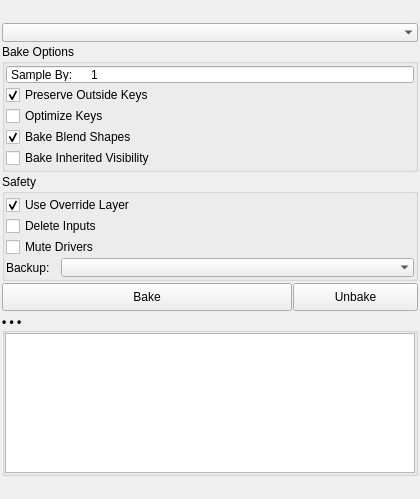
<?xml version="1.0" encoding="UTF-8"?>
<ui version="4.0">
 <class>smart_bake</class>
 <widget class="QMainWindow" name="smart_bake">
  <property name="geometry">
   <rect>
    <x>0</x>
    <y>0</y>
    <width>420</width>
    <height>460</height>
   </rect>
  </property>
  <widget class="QWidget" name="centralwidget">
   <property name="minimumSize">
    <size>
     <width>420</width>
     <height>0</height>
    </size>
   </property>
   <layout class="QVBoxLayout" name="verticalLayout">
    <property name="spacing">
     <number>2</number>
    </property>
    <property name="leftMargin">
     <number>2</number>
    </property>
    <property name="topMargin">
     <number>2</number>
    </property>
    <property name="rightMargin">
     <number>2</number>
    </property>
    <property name="bottomMargin">
     <number>2</number>
    </property>
    <item>
     <widget class="Header" name="header" native="true">
      <property name="minimumSize">
       <size>
        <width>0</width>
        <height>19</height>
       </size>
      </property>
      <property name="maximumSize">
       <size>
        <width>16777215</width>
        <height>19</height>
       </size>
      </property>
      <property name="font">
       <font>
        <weight>75</weight>
        <bold>true</bold>
       </font>
      </property>
      <property name="text" stdset="0">
       <string>SMART BAKE</string>
      </property>
     </widget>
    </item>
    <item>
     <widget class="ComboBox" name="cmb_scope">
      <property name="minimumSize">
       <size>
        <width>0</width>
        <height>19</height>
       </size>
      </property>
      <property name="maximumSize">
       <size>
        <width>16777215</width>
        <height>19</height>
       </size>
      </property>
      <property name="toolTip">
       <string>&lt;html&gt;&lt;head/&gt;&lt;body&gt;&lt;p&gt;&lt;b&gt;Scope&lt;/b&gt; — which objects Smart Bake analyzes.&lt;/p&gt;&lt;p&gt;&lt;b&gt;Auto (Whole Scene)&lt;/b&gt; (default) — scans every transform/joint in the scene and bakes only the ones actually driven by a constraint, SDK, expression, IK, or motion path.&lt;/p&gt;&lt;p&gt;&lt;b&gt;Selected&lt;/b&gt; — restricts the scan to the current selection.&lt;/p&gt;&lt;/body&gt;&lt;/html&gt;</string>
      </property>
      <property name="frame">
       <bool>false</bool>
      </property>
     </widget>
    </item>
    <item>
     <widget class="QGroupBox" name="options_group">
      <property name="title">
       <string>Bake Options</string>
      </property>
      <layout class="QVBoxLayout" name="optionsLayout">
       <property name="spacing">
        <number>1</number>
       </property>
       <property name="leftMargin">
        <number>1</number>
       </property>
       <property name="topMargin">
        <number>1</number>
       </property>
       <property name="rightMargin">
        <number>1</number>
       </property>
       <property name="bottomMargin">
        <number>1</number>
       </property>
       <item>
        <widget class="SpinBox" name="spn_sample_by">
         <property name="minimumSize">
          <size>
           <width>0</width>
           <height>19</height>
          </size>
         </property>
         <property name="maximumSize">
          <size>
           <width>16777215</width>
           <height>19</height>
          </size>
         </property>
         <property name="toolTip">
          <string>Keyframe sample interval. 1 = a key every frame.</string>
         </property>
         <property name="buttonSymbols">
          <enum>QAbstractSpinBox::NoButtons</enum>
         </property>
         <property name="prefix">
          <string>Sample By:	</string>
         </property>
         <property name="minimum">
          <number>1</number>
         </property>
         <property name="maximum">
          <number>100</number>
         </property>
         <property name="value">
          <number>1</number>
         </property>
        </widget>
       </item>
       <item>
        <widget class="QCheckBox" name="chk_preserve_outside">
         <property name="toolTip">
          <string>Keep existing keys outside the detected bake range.</string>
         </property>
         <property name="text">
          <string>Preserve Outside Keys</string>
         </property>
         <property name="checked">
          <bool>true</bool>
         </property>
        </widget>
       </item>
       <item>
        <widget class="QCheckBox" name="chk_optimize">
         <property name="toolTip">
          <string>Run optimize_keys on baked objects to remove static curves and redundant flat keys.</string>
         </property>
         <property name="text">
          <string>Optimize Keys</string>
         </property>
        </widget>
       </item>
       <item>
        <widget class="QCheckBox" name="chk_bake_blendshapes">
         <property name="toolTip">
          <string>Analyze and bake driven blend shape weights.
Required for Unity if blend shapes are driven by SDKs/expressions.</string>
         </property>
         <property name="text">
          <string>Bake Blend Shapes</string>
         </property>
         <property name="checked">
          <bool>true</bool>
         </property>
        </widget>
       </item>
       <item>
        <widget class="QCheckBox" name="chk_inherited_vis">
         <property name="toolTip">
          <string>Walk ancestor transforms to detect inherited .visibility animation
and bake it onto child mesh transforms. Required for FBX/Unity when
parent nodes toggle visibility that child geo inherits at runtime.</string>
         </property>
         <property name="text">
          <string>Bake Inherited Visibility</string>
         </property>
        </widget>
       </item>
      </layout>
     </widget>
    </item>
    <item>
     <widget class="QGroupBox" name="safety_group">
      <property name="title">
       <string>Safety</string>
      </property>
      <layout class="QVBoxLayout" name="safetyLayout">
       <property name="spacing">
        <number>1</number>
       </property>
       <property name="leftMargin">
        <number>1</number>
       </property>
       <property name="topMargin">
        <number>1</number>
       </property>
       <property name="rightMargin">
        <number>1</number>
       </property>
       <property name="bottomMargin">
        <number>1</number>
       </property>
       <item>
        <widget class="QCheckBox" name="chk_override_layer">
         <property name="toolTip">
          <string>Bake to a new override animation layer instead of the base layer (nondestructive).
Original drivers remain connected but are overridden by the baked layer.
Unchecked bakes to the base layer, converting SDK curves and disconnecting
drivers — still recoverable via Unbake, unless Delete Inputs is also checked.</string>
         </property>
         <property name="text">
          <string>Use Override Layer</string>
         </property>
         <property name="checked">
          <bool>true</bool>
         </property>
        </widget>
       </item>
       <item>
        <widget class="QCheckBox" name="chk_delete_inputs">
         <property name="toolTip">
          <string>Delete constraint/expression nodes after baking.
Ignored when Use Override Layer is checked. Permanently removes driver
nodes — not reversible by Unbake; a scene backup is saved automatically.</string>
         </property>
         <property name="text">
          <string>Delete Inputs</string>
         </property>
        </widget>
       </item>
       <item>
        <widget class="QCheckBox" name="chk_mute_drivers">
         <property name="toolTip">
          <string>Mute driver nodes after baking instead of deleting them.
Useful with Use Override Layer to keep drivers recoverable.</string>
         </property>
         <property name="text">
          <string>Mute Drivers</string>
         </property>
        </widget>
       </item>
       <item>
        <layout class="QHBoxLayout" name="horizontalLayout">
         <property name="spacing">
          <number>0</number>
         </property>
         <item>
          <widget class="QLabel" name="label">
           <property name="minimumSize">
            <size>
             <width>55</width>
             <height>19</height>
            </size>
           </property>
           <property name="maximumSize">
            <size>
             <width>55</width>
             <height>19</height>
            </size>
           </property>
           <property name="text">
            <string>Backup:</string>
           </property>
          </widget>
         </item>
         <item>
          <widget class="ComboBox" name="cmb_backup">
           <property name="minimumSize">
            <size>
             <width>0</width>
             <height>19</height>
            </size>
           </property>
           <property name="maximumSize">
            <size>
             <width>16777215</width>
             <height>19</height>
            </size>
           </property>
           <property name="toolTip">
            <string>&lt;html&gt;&lt;head/&gt;&lt;body&gt;&lt;p&gt;&lt;b&gt;Backup&lt;/b&gt; — scene backup before baking.&lt;/p&gt;&lt;p&gt;&lt;b&gt;Auto&lt;/b&gt; (default) — only before a Delete Inputs bake (the one non-restorable case).&lt;/p&gt;&lt;p&gt;&lt;b&gt;Always&lt;/b&gt; — save a backup before every bake.&lt;/p&gt;&lt;p&gt;&lt;b&gt;Never&lt;/b&gt; — skip the backup entirely.&lt;/p&gt;&lt;/body&gt;&lt;/html&gt;</string>
           </property>
           <property name="frame">
            <bool>false</bool>
           </property>
          </widget>
         </item>
        </layout>
       </item>
      </layout>
     </widget>
    </item>
    <item>
     <layout class="QHBoxLayout" name="actionLayout">
      <property name="spacing">
       <number>1</number>
      </property>
      <item>
       <widget class="PushButton" name="b000">
        <property name="minimumSize">
         <size>
          <width>0</width>
          <height>28</height>
         </size>
        </property>
        <property name="maximumSize">
         <size>
          <width>16777215</width>
          <height>28</height>
         </size>
        </property>
        <property name="toolTip">
         <string>Analyze the scene and bake driven channels per the options above.</string>
        </property>
        <property name="text">
         <string>Bake</string>
        </property>
       </widget>
      </item>
      <item>
       <widget class="PushButton" name="b001">
        <property name="minimumSize">
         <size>
          <width>0</width>
          <height>28</height>
         </size>
        </property>
        <property name="maximumSize">
         <size>
          <width>125</width>
          <height>28</height>
         </size>
        </property>
        <property name="toolTip">
         <string>Reverse the most recent bake — deletes the override layer, unmutes
drivers, re-enables IK, and restores visibility. Works even after
saving and reopening the scene.</string>
        </property>
        <property name="text">
         <string>Unbake</string>
        </property>
       </widget>
      </item>
     </layout>
    </item>
    <item>
     <widget class="CollapsableGroup" name="output_grp">
      <property name="font">
       <font>
        <weight>75</weight>
        <bold>true</bold>
       </font>
      </property>
      <property name="title">
       <string>• • •</string>
      </property>
      <property name="alignment">
       <set>Qt::AlignLeading|Qt::AlignLeft|Qt::AlignVCenter</set>
      </property>
      <layout class="QVBoxLayout" name="outputLayout">
       <property name="spacing">
        <number>1</number>
       </property>
       <property name="leftMargin">
        <number>0</number>
       </property>
       <property name="topMargin">
        <number>0</number>
       </property>
       <property name="rightMargin">
        <number>0</number>
       </property>
       <property name="bottomMargin">
        <number>0</number>
       </property>
       <item>
        <widget class="QTextBrowser" name="txt000">
         <property name="minimumSize">
          <size>
           <width>0</width>
           <height>140</height>
          </size>
         </property>
         <property name="verticalScrollBarPolicy">
          <enum>Qt::ScrollBarAlwaysOff</enum>
         </property>
         <property name="sizeAdjustPolicy">
          <enum>QAbstractScrollArea::AdjustIgnored</enum>
         </property>
         <property name="openExternalLinks">
          <bool>false</bool>
         </property>
         <property name="openLinks">
          <bool>false</bool>
         </property>
        </widget>
       </item>
      </layout>
     </widget>
    </item>
    <item>
     <spacer name="verticalSpacer">
      <property name="orientation">
       <enum>Qt::Vertical</enum>
      </property>
      <property name="sizeHint" stdset="0">
       <size>
        <width>20</width>
        <height>10</height>
       </size>
      </property>
     </spacer>
    </item>
    <item>
     <widget class="Footer" name="footer" native="true">
      <property name="minimumSize">
       <size>
        <width>0</width>
        <height>19</height>
       </size>
      </property>
      <property name="maximumSize">
       <size>
        <width>16777215</width>
        <height>19</height>
       </size>
      </property>
     </widget>
    </item>
   </layout>
  </widget>
 </widget>
 <customwidgets>
  <customwidget>
   <class>Header</class>
   <extends>QWidget</extends>
   <header>uitk.widgets.header</header>
  </customwidget>
  <customwidget>
   <class>Footer</class>
   <extends>QWidget</extends>
   <header>uitk.widgets.footer</header>
  </customwidget>
  <customwidget>
   <class>CollapsableGroup</class>
   <extends>QGroupBox</extends>
   <header>uitk.widgets.collapsableGroup.CollapsableGroup.h</header>
   <container>1</container>
  </customwidget>
  <customwidget>
   <class>PushButton</class>
   <extends>QPushButton</extends>
   <header>uitk.widgets.pushButton</header>
  </customwidget>
  <customwidget>
   <class>ComboBox</class>
   <extends>QComboBox</extends>
   <header>uitk.widgets.comboBox.ComboBox.h</header>
  </customwidget>
  <customwidget>
   <class>SpinBox</class>
   <extends>QSpinBox</extends>
   <header>uitk.widgets.spinBox.SpinBox.h</header>
  </customwidget>
 </customwidgets>
 <resources/>
 <connections/>
</ui>
